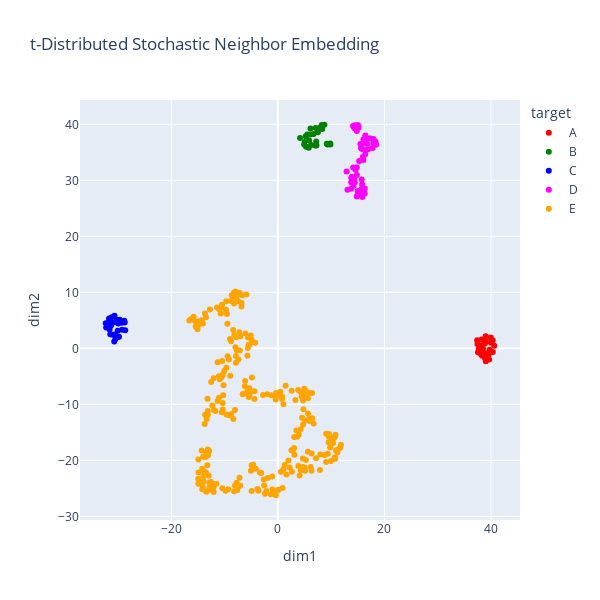

Write notebook code for a chart like this one.
### Markdown cell above
##### Plot data in low-dimensional space

Now, we plot the data in the low-dimensional space, see below. We
observe that the non-linear data structure ‘C-in-E’ is separated in two
clusters, contrary to what is possible with PCA, see intermezzo ‘pca’.
When we set perplexity to 250 in the cell above, we see that data
structure ‘C-in-E’ is not separated. This is because we move the
‘horizon’ further away (more neighbours considered; standard deviation
of normal distribution increased), causing lumping data structures in
the low-dimensional space that are separated in the high-dimensional
space.

### Code cell
scatter(
    
    data_frame         = df_X_t_sne,
    x                  = 'dim1', 
    y                  = 'dim2', 
    color              = 'target',
    color_discrete_map = {"A": 'red', "B": 'green', "C": 'blue', "D": 'magenta', "E": 'orange'},
    title              = "t-Distributed Stochastic Neighbor Embedding",
    width              = 600,
    height             = 600
)

### Figure 1 — Plotly figure (JSON) as saved in the notebook; plotly's stock layout.template omitted (floating-point values rounded to 4 significant figures; data arrays with more than 128 entries replaced by an {"elided": "..."} marker saying what was removed)
{"data": [{"hovertemplate": "target=A<br>dim1=%{x}<br>dim2=%{y}<extra></extra>", "legendgroup": "A", "marker": {"color": "red", "symbol": "circle"}, "mode": "markers", "name": "A", "orientation": "v", "showlegend": true, "type": "scatter", "x": [39.08, 38.21, 38.34, 38.12, 39.99, 37.57, 40.32, 37.47, 39.96, 38.83, 39.67, 39.03, 39.6, 37.73, 37.41, 38.5, 38.89, 38.72, 39.74, 38.81, 40.35, 38.24, 39.0, 40.62, 39.55], "xaxis": "x", "y": [1.166, 0.5056, -1.34, -1.06, 1.008, -0.7182, 1.451, 0.7961, 1.926, 1.558, -1.995, -2.291, -0.6552, -0.09268, 1.461, -0.08425, -1.765, -0.8632, -0.2353, 0.8254, -0.6333, 1.563, 2.167, 0.4526, -1.163], "yaxis": "y"}, {"hovertemplate": "target=B<br>dim1=%{x}<br>dim2=%{y}<extra></extra>", "legendgroup": "B", "marker": {"color": "green", "symbol": "circle"}, "mode": "markers", "name": "B", "orientation": "v", "showlegend": true, "type": "scatter", "x": [4.94, 9.853, 7.2, 7.009, 8.237, 5.871, 5.534, 4.167, 6.709, 6.127, 9.317, 5.03, 8.339, 9.83, 6.076, 9.179, 7.099, 5.228, 7.509, 7.243, 8.735, 5.798, 5.308, 6.249, 8.026], "xaxis": "x", "y": [36.39, 36.41, 36.94, 36.23, 39.88, 37.12, 38.2, 37.56, 38.27, 39.27, 36.41, 36.86, 39.18, 36.6, 38.19, 36.54, 39.37, 37.9, 38.61, 36.24, 39.93, 35.81, 35.98, 36.3, 39.49], "yaxis": "y"}, {"hovertemplate": "target=C<br>dim1=%{x}<br>dim2=%{y}<extra></extra>", "legendgroup": "C", "marker": {"color": "blue", "symbol": "circle"}, "mode": "markers", "name": "C", "orientation": "v", "showlegend": true, "type": "scatter", "x": [-30.57, -28.65, -31.32, -30.06, -30.71, -29.82, -31.0, -32.22, -30.99, -30.48, -28.82, -30.66, -32.3, -31.77, -30.2, -31.58, -29.33, -30.04, -31.16, -31.68, -29.99, -31.45, -28.75, -29.24, -29.69], "xaxis": "x", "y": [2.469, 3.247, 4.077, 3.122, 1.239, 2.05, 4.592, 3.723, 2.417, 1.651, 4.943, 5.808, 4.461, 4.671, 5.088, 3.382, 4.571, 2.045, 5.556, 5.324, 4.452, 2.512, 4.631, 3.315, 5.096], "yaxis": "y"}, {"hovertemplate": "target=D<br>dim1=%{x}<br>dim2=%{y}<extra></extra>", "legendgroup": "D", "marker": {"color": "magenta", "symbol": "circle"}, "mode": "markers", "name": "D", "orientation": "v", "showlegend": true, "type": "scatter", "x": [16.55, 16.29, 14.14, 16.31, 17.26, 13.88, 15.01, 15.5, 14.44, 15.82, 18.43, 12.9, 16.15, 15.85, 14.11, 17.77, 17.94, 14.99, 13.73, 15.92, 14.34, 15.26, 17.94, 14.38, 16.41, 16.06, 15.73, 14.45, 16.95, 16.82, 14.81, 15.94, 14.98, 15.71, 15.15, 15.61, 14.56, 16.42, 16.07, 14.19, 14.84, 16.17, 13.06, 14.82, 14.81, 15.74, 13.78, 18.34, 16.43, 13.77], "xaxis": "x", "y": [37.48, 27.63, 32.3, 28.56, 37.52, 30.66, 39.87, 36.49, 39.85, 29.33, 36.36, 31.58, 27.97, 27.05, 39.72, 35.79, 37.39, 27.43, 28.51, 35.57, 30.1, 33.44, 36.61, 39.29, 34.65, 33.62, 27.65, 29.64, 35.54, 36.54, 32.32, 34.17, 28.08, 28.5, 39.43, 35.74, 31.89, 38.01, 37.33, 28.97, 30.97, 36.66, 28.34, 38.83, 27.13, 30.15, 30.43, 36.9, 35.49, 29.66], "yaxis": "y"}, {"hovertemplate": "target=E<br>dim1=%{x}<br>dim2=%{y}<extra></extra>", "legendgroup": "E", "marker": {"color": "orange", "symbol": "circle"}, "mode": "markers", "name": "E", "orientation": "v", "showlegend": true, "type": "scatter", "x": {"elided": "250 float values"}, "xaxis": "x", "y": {"elided": "250 float values"}, "yaxis": "y"}], "layout": {"height": 600, "legend": {"title": {"text": "target"}, "tracegroupgap": 0}, "title": {"text": "t-Distributed Stochastic Neighbor Embedding"}, "width": 600, "xaxis": {"anchor": "y", "domain": [0, 1], "title": {"text": "dim1"}}, "yaxis": {"anchor": "x", "domain": [0, 1], "title": {"text": "dim2"}}}}
